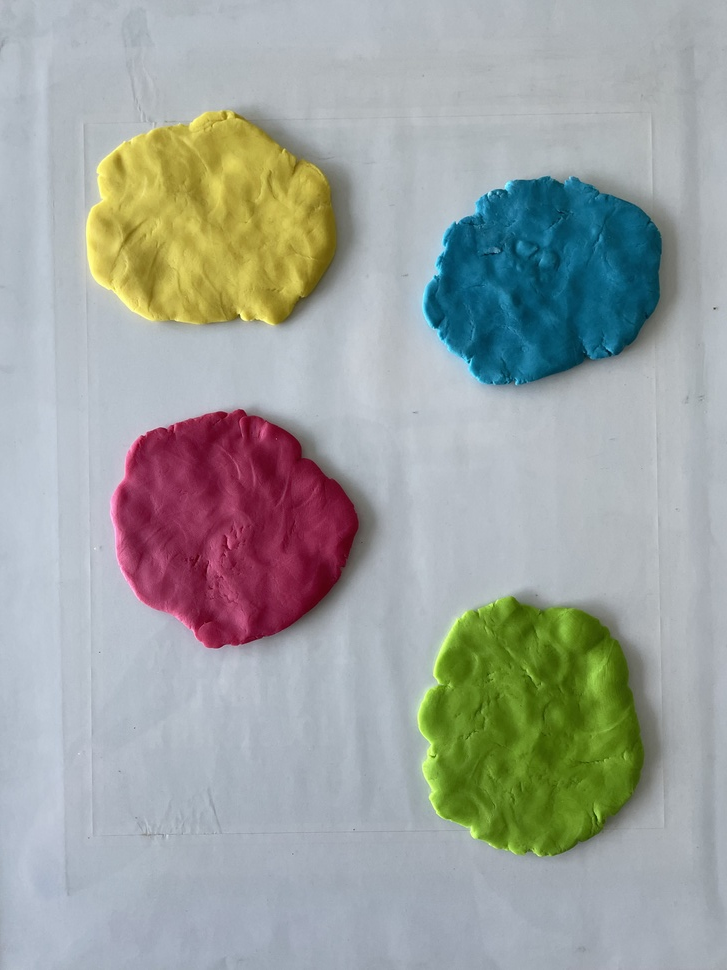
//> input picture JPG/IMG_0993.jpg, 727 x 970 px, shrunk from 3024 x 4032 before the run
$ ./main ../JPG/IMG_0993.jpg   (built with g++ and OpenCV 4)
//> lines starting //> are read from the running program, lines starting //| are printed output that depends on the picture; after the words box and inside, x2 and y2 are one past the last pixel; in counts of white or black regions, pixels touching at a corner belong together
//We used ciska's code for image processing, used session_04 code;
// code is taken from https://learnopencv.com/find-center-of-blob-centroid-using-opencv-cpp-python/ , and altered by Rahsaan Bleijs 2022


#include <iostream>
#include <opencv2/core.hpp>
#include <opencv2/imgproc.hpp>
#include <opencv2/highgui.hpp>

#define REDMASK	(0xff0000)
#define GREENMASK (0x00ff00)
#define BLUEMASK (0x0000ff)

using namespace cv;
using namespace std;

typedef unsigned int uint;

int main (int argc, char **argv){
  char* imageName = argv[1];
  Mat image;
  image = imread(imageName, IMREAD_COLOR );
//> image is the input picture: 970 rows x 727 cols, CV_8UC3; mean B, G, R 159.8, 163.1, 158

  Mat gray_camera;

  cvtColor(image, gray_camera, COLOR_BGR2GRAY);
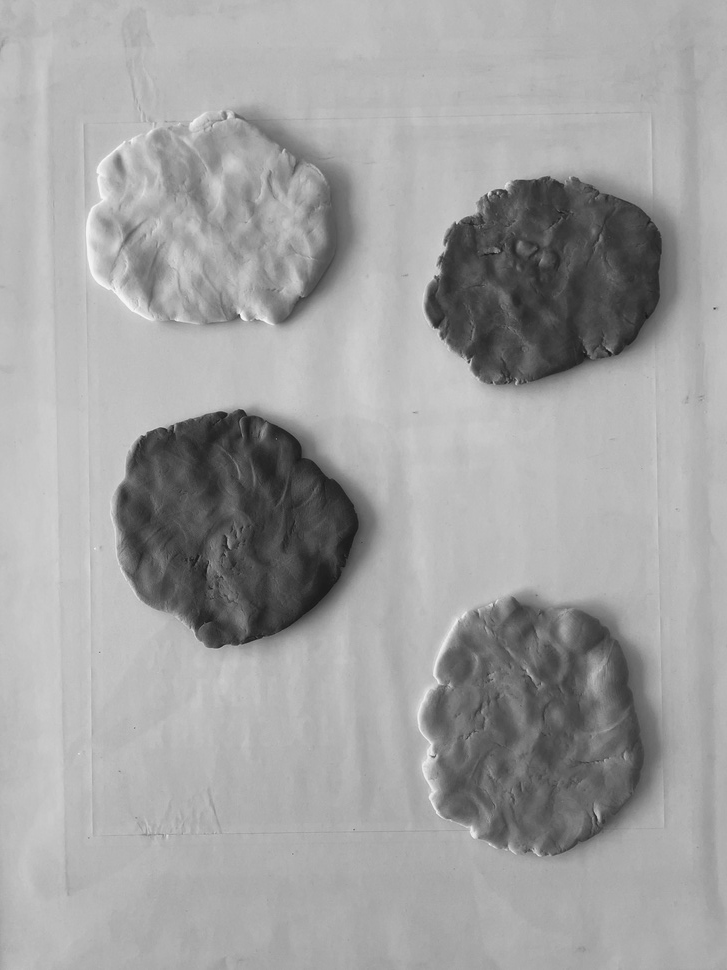
//> gray_camera: 970 rows x 727 cols, CV_8UC1; min 21, max 247, mean 161.2

      int h = gray_camera.rows;
//> h = 970
      int w = gray_camera.cols;
//> w = 727

      for(int i = 0; i < h; i++) {
        uchar* row = gray_camera.ptr<uchar>(i);
        for(int j = 0; j < w; j++) {
          row[j] = row[j] > 80 ? 0 : 255;

        }
      }
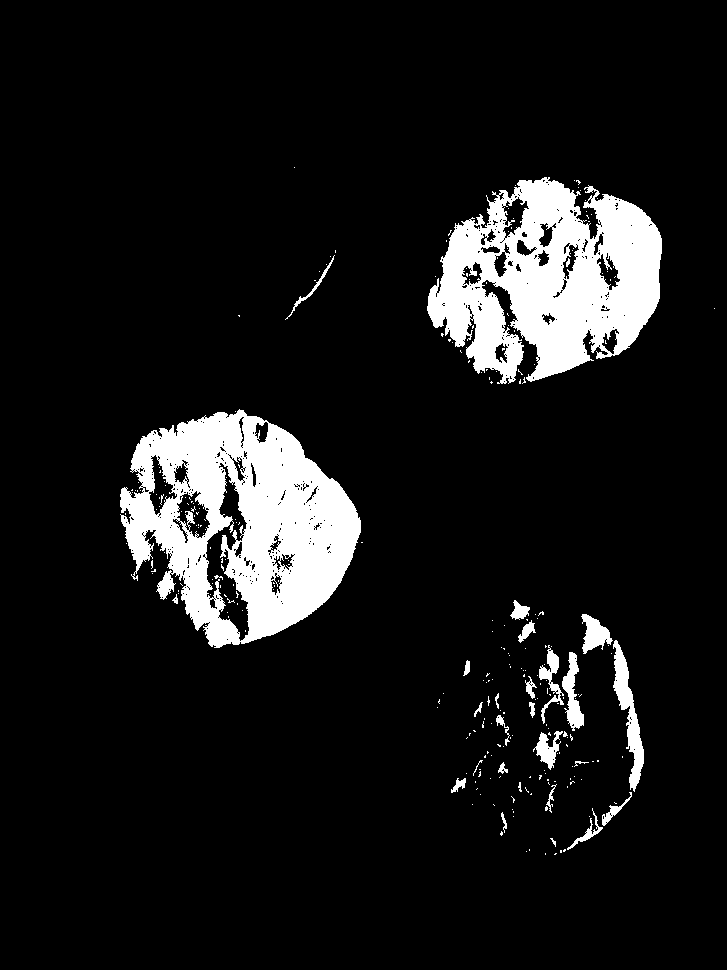
//> gray_camera: 970 rows x 727 cols, CV_8UC1; 9.8% white; 269 white regions (240 under 20 px), largest, box (x1, y1, x2, y2) and area: (120, 409, 361, 648) 32686, (427, 177, 662, 384) 29560, (613, 640, 644, 792) 1674


      Moments m = moments(gray_camera,true);
//> m = moments, m00 69164, centre m10/m00, m01/m00 = (405.2, 434.7)
      Point p(m.m10/m.m00, m.m01/m.m00);
//> p = Point(405, 434)
      cout<< Mat(p)<< endl;
//| [405;
//|  434]
      // cv.circle(img,(447,63), 63, (0,0,255), -1)
      circle(image, p, 50, Scalar(255,0,0), -1);
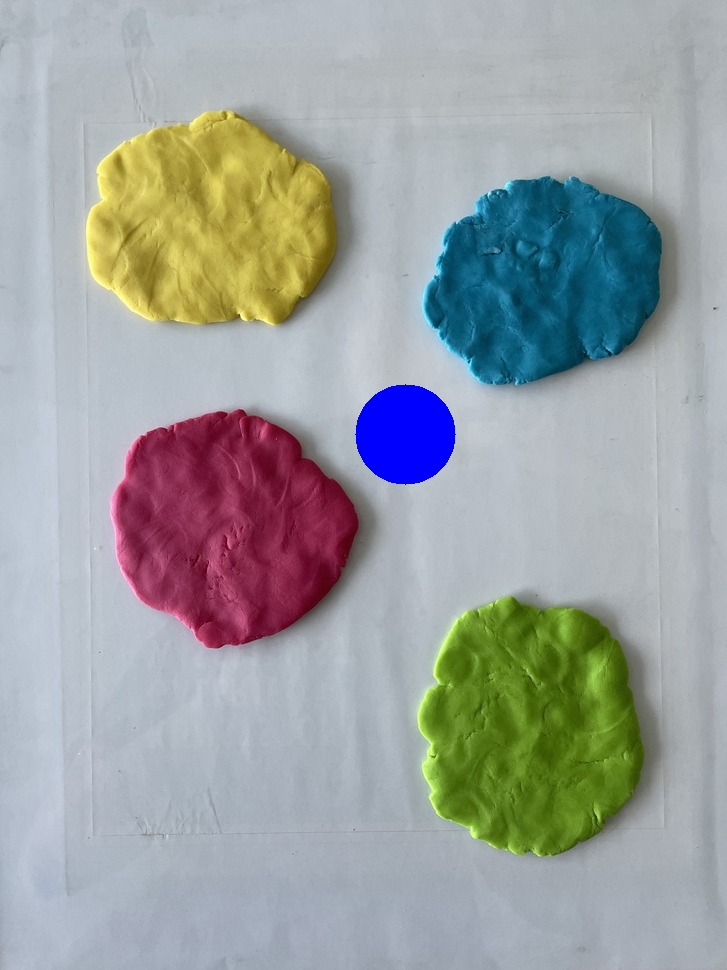
//> image: 970 rows x 727 cols, CV_8UC3; 1.11% of pixels changed, all inside (x1, y1, x2, y2) = (355, 384, 456, 485)


      //display the image inside the window
      imshow("Display window", image);


      //display time of the webcam frames
      waitKey(0);
        return(0);
    }

$ run again, on JPG/IMG_0995.jpg
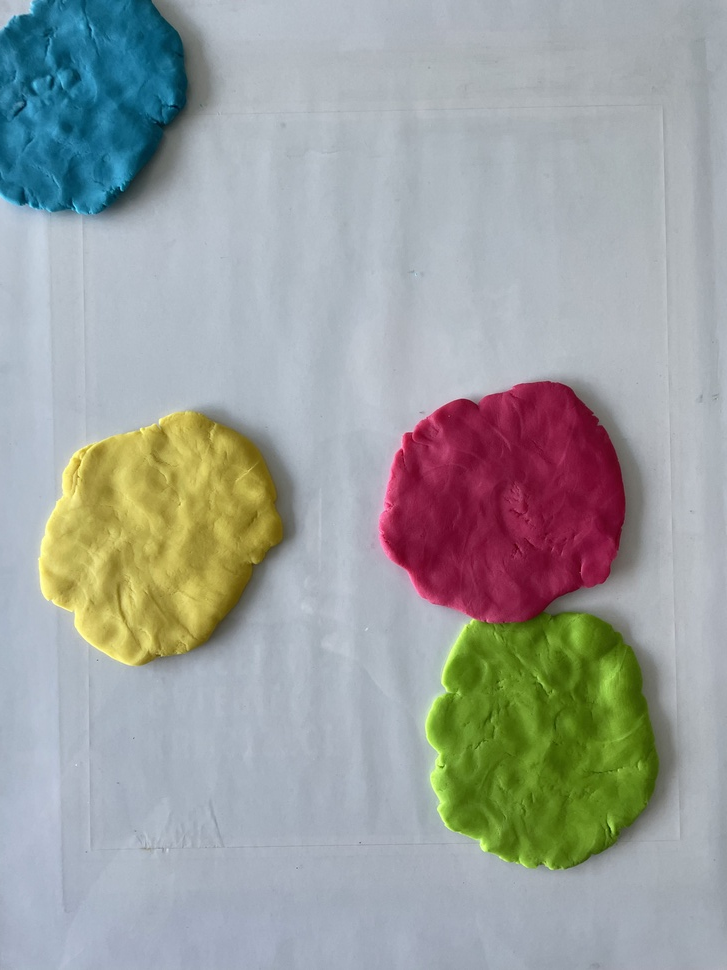
//> input picture JPG/IMG_0995.jpg, 727 x 970 px, shrunk from 3024 x 4032 before the run
//> image is the input picture: 970 rows x 727 cols, CV_8UC3; mean B, G, R 158.7, 160.7, 156.5
//> after the loop `for(int i = 0; i < h; i++)`:
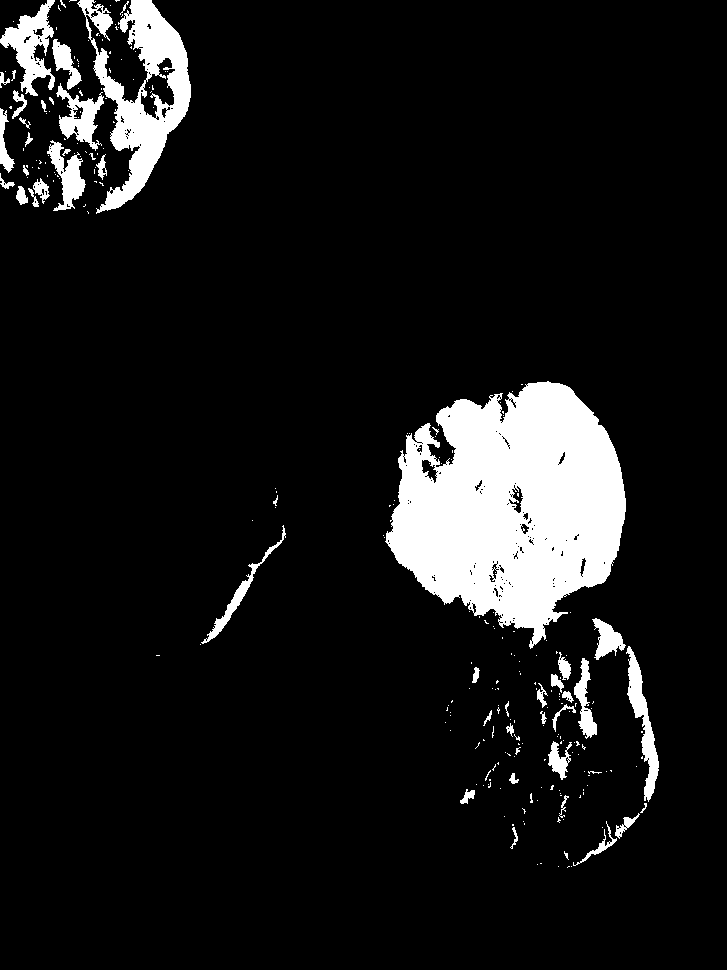
//> gray_camera: 970 rows x 727 cols, CV_8UC1; 9.2% white; 257 white regions (209 under 20 px), largest, box (x1, y1, x2, y2) and area: (385, 381, 626, 649) 41992, (77, 0, 191, 214) 9177, (0, 0, 55, 96) 2248
//> m = moments, m00 64949, centre m10/m00, m01/m00 = (411.5, 422.6)
//> p = Point(411, 422)
//| [411;
//|  422]
//> `circle(image, p, 50, Scalar(255,0,0), -1);`:
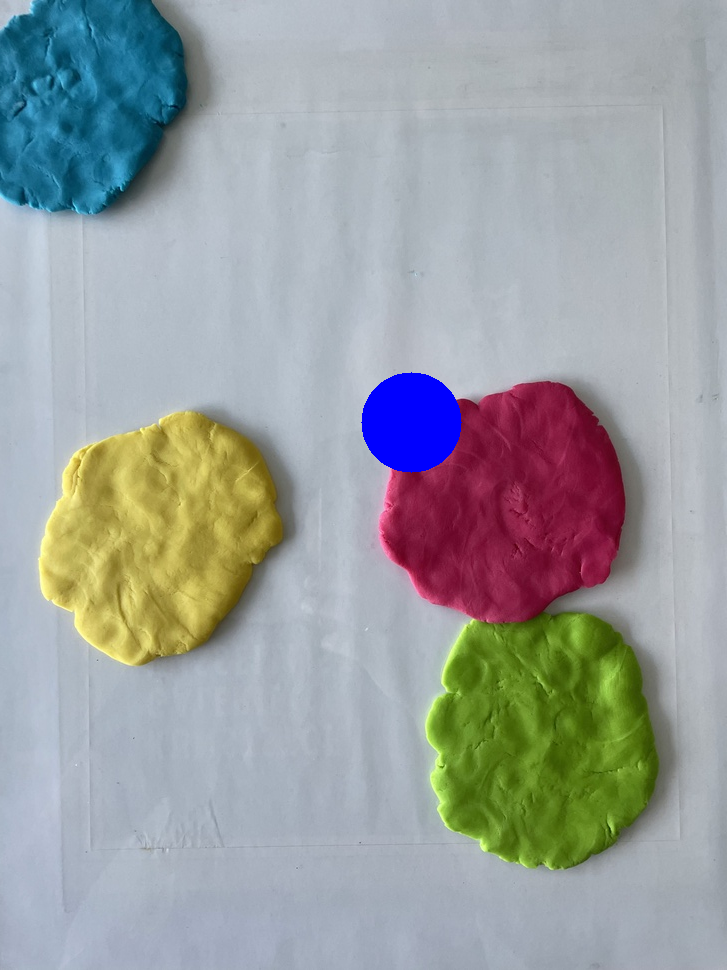
//> image: 970 rows x 727 cols, CV_8UC3; 1.11% of pixels changed, all inside (x1, y1, x2, y2) = (361, 372, 462, 473)

$ run again, on JPG/IMG_0996.jpg
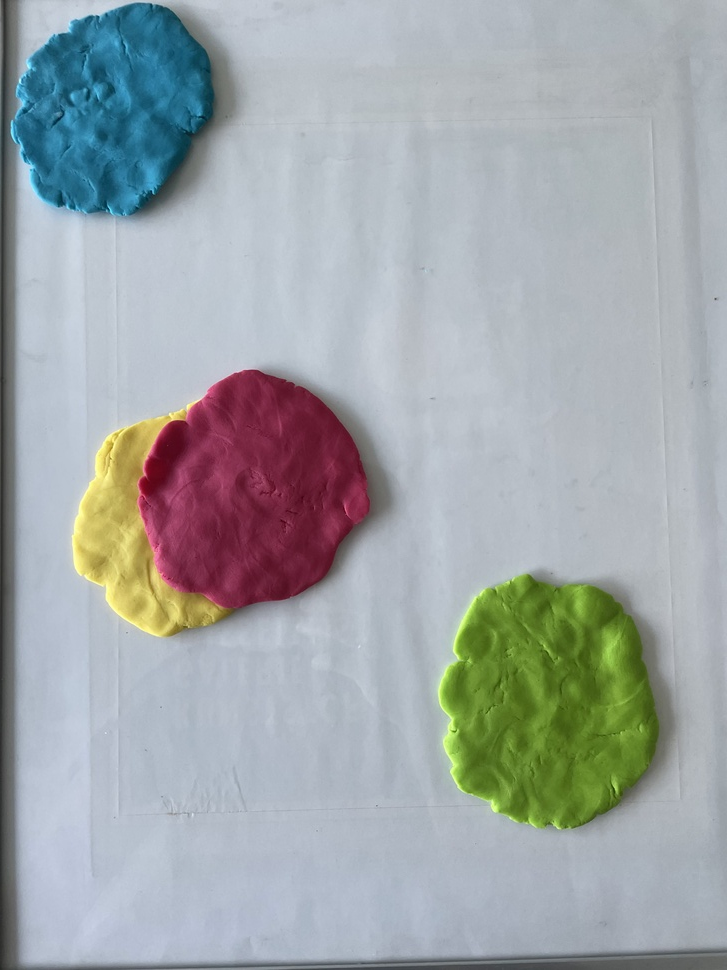
//> input picture JPG/IMG_0996.jpg, 727 x 970 px, shrunk from 3024 x 4032 before the run
//> image is the input picture: 970 rows x 727 cols, CV_8UC3; mean B, G, R 169, 166.8, 160.6
//> after the loop `for(int i = 0; i < h; i++)`:
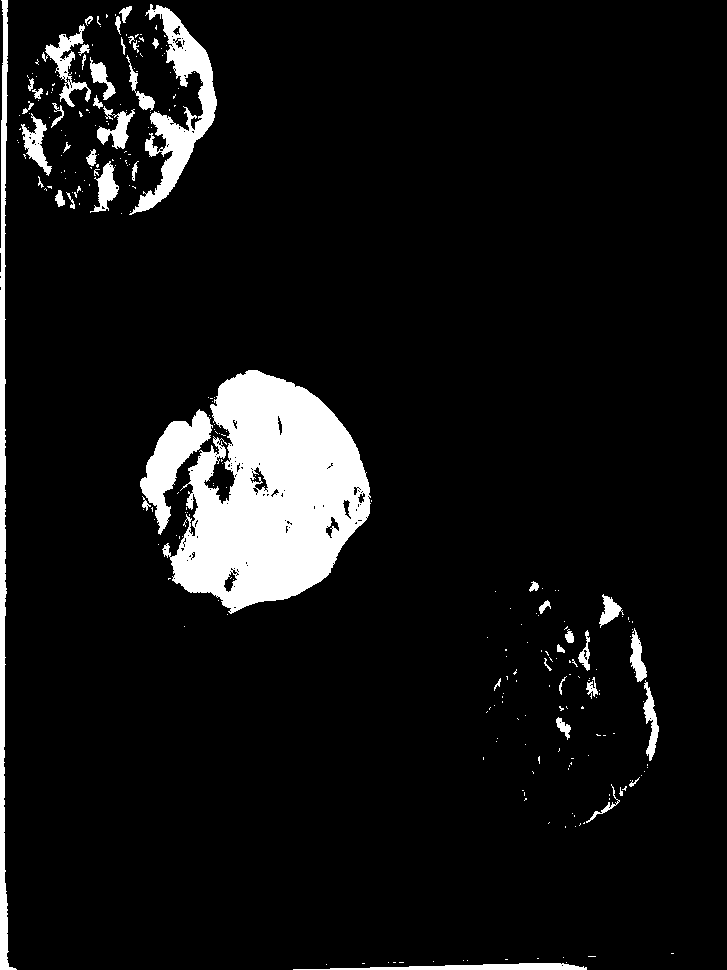
//> gray_camera: 970 rows x 727 cols, CV_8UC1; 7.7% white; 277 white regions (228 under 20 px), largest, box (x1, y1, x2, y2) and area: (162, 370, 371, 614) 31182, (129, 4, 217, 215) 5361, (0, 0, 17, 970) 5180
//> m = moments, m00 54550, centre m10/m00, m01/m00 = (232.8, 437.7)
//> p = Point(232, 437)
//| [232;
//|  437]
//> `circle(image, p, 50, Scalar(255,0,0), -1);`:
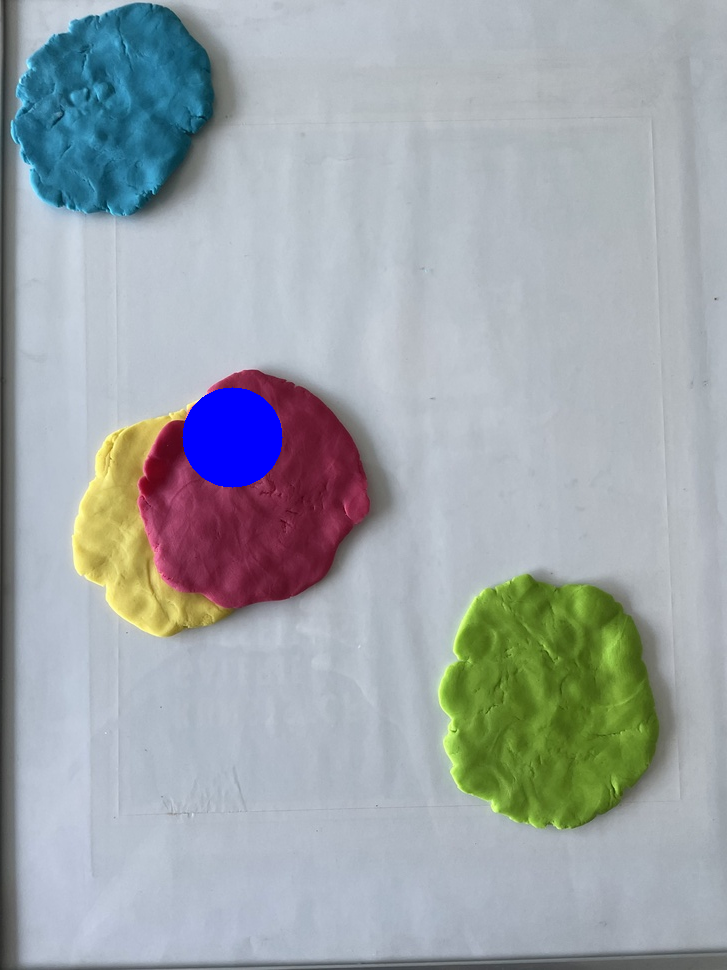
//> image: 970 rows x 727 cols, CV_8UC3; 1.11% of pixels changed, all inside (x1, y1, x2, y2) = (182, 387, 283, 488)

$ run again, on JPG/IMG_0997.jpg
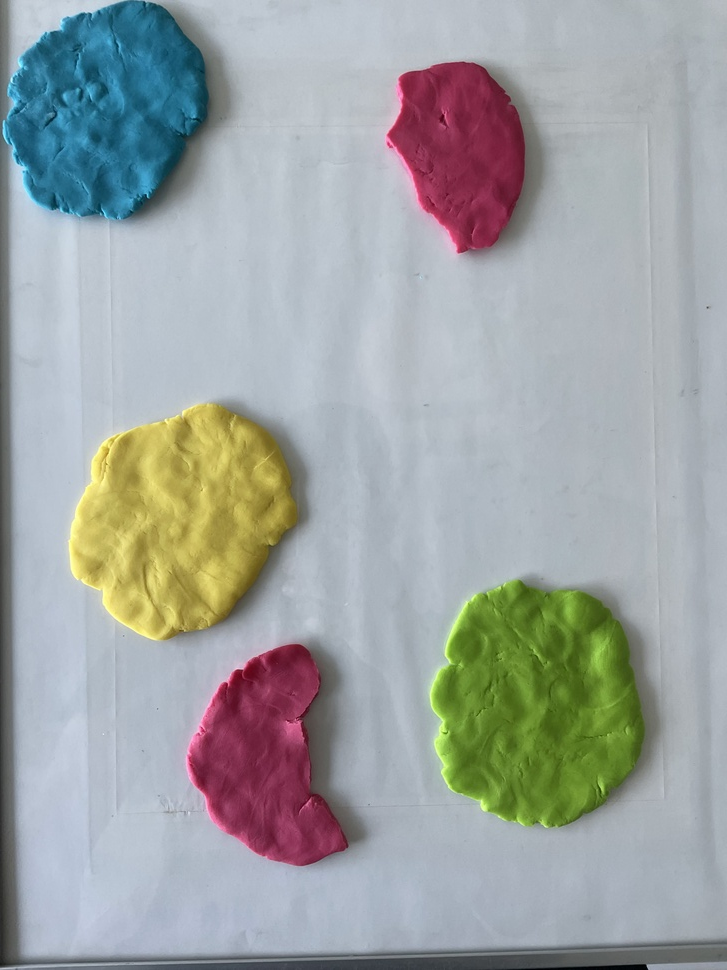
//> input picture JPG/IMG_0997.jpg, 727 x 970 px, shrunk from 3024 x 4032 before the run
//> image is the input picture: 970 rows x 727 cols, CV_8UC3; mean B, G, R 163, 163.8, 158.4
//> after the loop `for(int i = 0; i < h; i++)`:
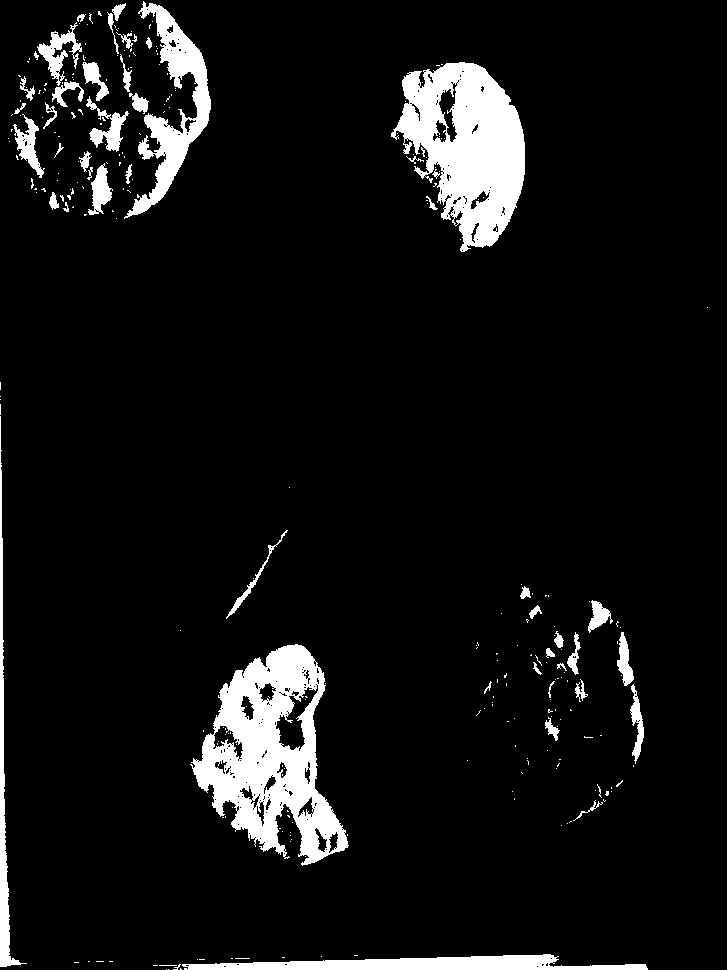
//> gray_camera: 970 rows x 727 cols, CV_8UC1; 7.5% white; 283 white regions (236 under 20 px), largest, box (x1, y1, x2, y2) and area: (190, 644, 349, 866) 16710, (391, 62, 525, 252) 14846, (124, 1, 211, 219) 5608
//> m = moments, m00 53053, centre m10/m00, m01/m00 = (310.7, 458.3)
//> p = Point(310, 458)
//| [310;
//|  458]
//> `circle(image, p, 50, Scalar(255,0,0), -1);`:
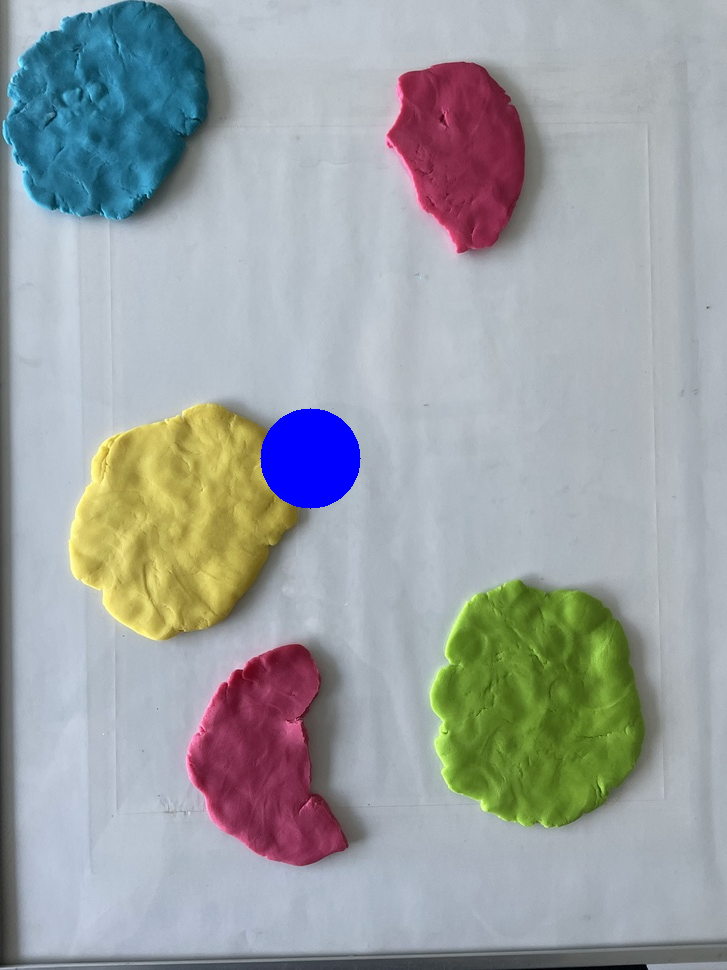
//> image: 970 rows x 727 cols, CV_8UC3; 1.11% of pixels changed, all inside (x1, y1, x2, y2) = (260, 408, 361, 509)
